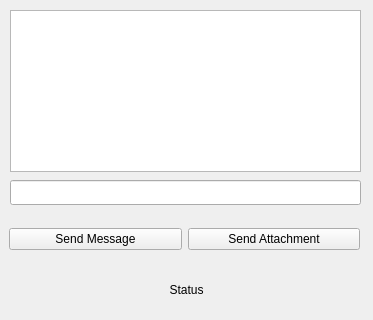
<?xml version="1.0" encoding="UTF-8"?>
<ui version="4.0">
 <class>MainWindow</class>
 <widget class="QMainWindow" name="MainWindow">
  <property name="geometry">
   <rect>
    <x>0</x>
    <y>0</y>
    <width>373</width>
    <height>320</height>
   </rect>
  </property>
  <property name="windowTitle">
   <string>MainWindow</string>
  </property>
  <widget class="QWidget" name="centralwidget">
   <widget class="QTextBrowser" name="textBrowser">
    <property name="geometry">
     <rect>
      <x>10</x>
      <y>10</y>
      <width>351</width>
      <height>162</height>
     </rect>
    </property>
    <property name="styleSheet">
     <string notr="true"/>
    </property>
   </widget>
   <widget class="QWidget" name="layoutWidget">
    <property name="geometry">
     <rect>
      <x>9</x>
      <y>210</y>
      <width>351</width>
      <height>58</height>
     </rect>
    </property>
    <layout class="QGridLayout" name="gridLayout">
     <item row="0" column="0">
      <widget class="QPushButton" name="pushButton">
       <property name="styleSheet">
        <string notr="true"/>
       </property>
       <property name="text">
        <string>Send Message</string>
       </property>
      </widget>
     </item>
     <item row="0" column="1">
      <widget class="QPushButton" name="pushButton_2">
       <property name="styleSheet">
        <string notr="true"/>
       </property>
       <property name="text">
        <string>Send Attachment</string>
       </property>
      </widget>
     </item>
    </layout>
   </widget>
   <widget class="QLineEdit" name="lineEdit">
    <property name="geometry">
     <rect>
      <x>10</x>
      <y>180</y>
      <width>351</width>
      <height>25</height>
     </rect>
    </property>
    <property name="sizePolicy">
     <sizepolicy hsizetype="Expanding" vsizetype="Fixed">
      <horstretch>0</horstretch>
      <verstretch>0</verstretch>
     </sizepolicy>
    </property>
    <property name="styleSheet">
     <string notr="true"/>
    </property>
   </widget>
   <widget class="QLabel" name="label">
    <property name="geometry">
     <rect>
      <x>16</x>
      <y>280</y>
      <width>341</width>
      <height>20</height>
     </rect>
    </property>
    <property name="text">
     <string>Status</string>
    </property>
    <property name="alignment">
     <set>Qt::AlignmentFlag::AlignCenter</set>
    </property>
   </widget>
  </widget>
 </widget>
 <resources/>
 <connections/>
</ui>
